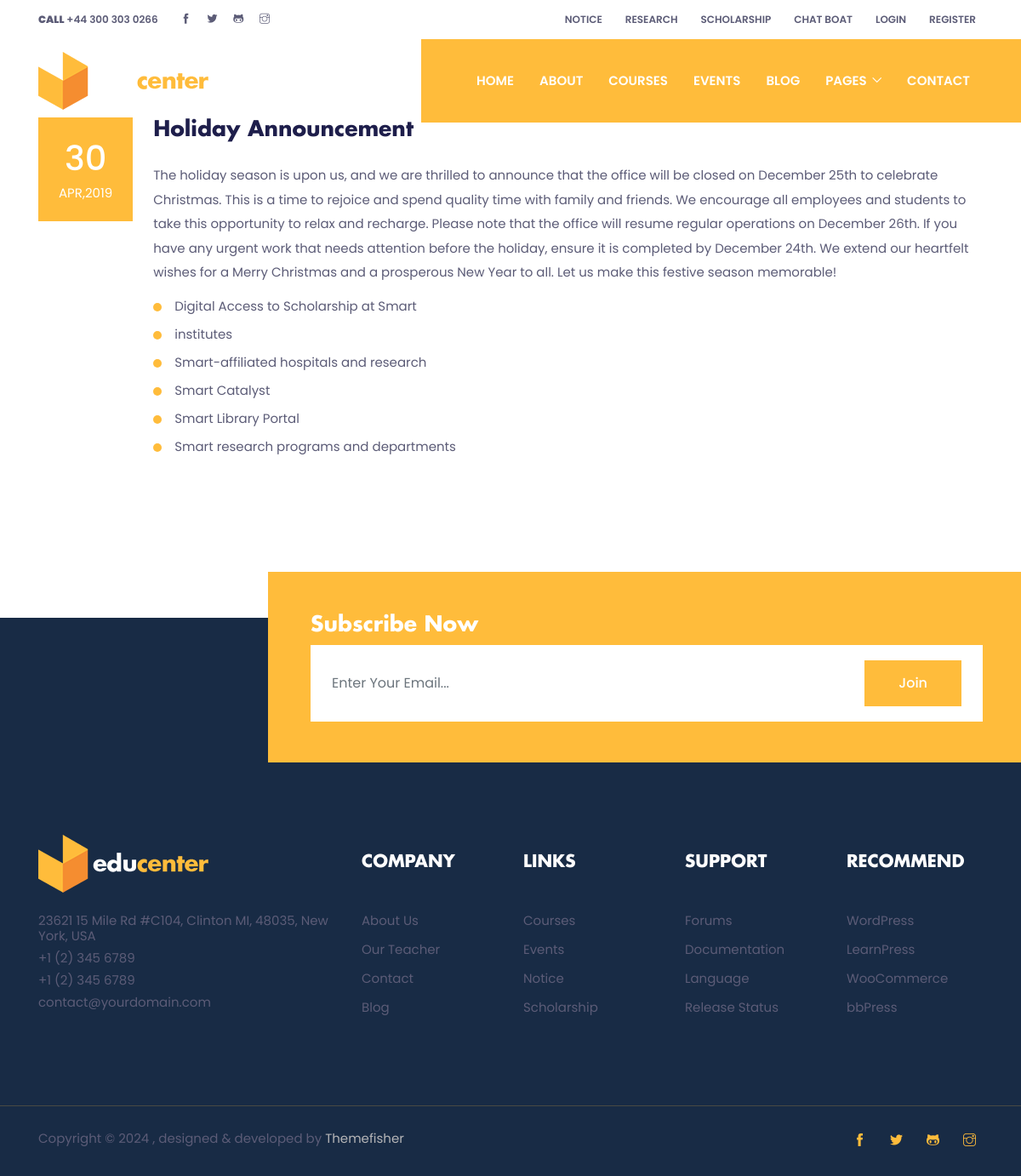
Page /notice/holiday-announcement on the committed database.
### partial/models.py (models this page shows, shortened)
class Notice(models.Model):
  title = models.CharField(max_length=250)
  description = HTMLField()
  slug = AutoSlugField(populate_from='title')
  created = models.DateTimeField(auto_now_add=True)
  updated = models.DateTimeField(auto_now=True)

### partial/views.py (the view)
# urls.py: path('notice/<slug:slug>',singe_notices,name='notice')
def singe_notices(request,slug):
  notice = Notice.objects.get(slug=slug)
  context ={
    "notice":notice
  }
  return render(request, 'singleNotice.html', context)

### partial/templates/singleNotice.html (shortened to what this page needs)
{% extends "base.html" %}
{% block content %}
<section class="section mt-5 ">
  <div class="container">
    <div class="row">
      <div class="col-12">
        <div class="d-flex">
          <div class="text-center mr-4">
            <div class="p-4 bg-primary text-white">
                <span class="h2 d-block">30</span> APR,2019
            </div>
          </div>
          <div>
            <h3 class="mb-4"> {{notice.title}} </h3>
            <p>{{notice.description |safe}} </p>
            <ul class="list-styled mb-5">
              <li>Digital Access to Scholarship at Smart</li>
              <li>institutes</li>
              <li>Smart-affiliated hospitals and research</li>
              <li>Smart Catalyst</li>
              <li>Smart Library Portal</li>
              <li>Smart research programs and departments</li>
            </ul>
          </div>
        </div>
      </div>
    </div>
  </div>
</section>
{% endblock content %}

### static/css/style.css (style rules this page uses)
body { line-height: 1.2; font-family: "Poppins", sans-serif; -webkit-font-smoothing: antialiased; font-size: 15px; color: #5c5c77; }
p, .paragraph { font-weight: 400; color: #5c5c77; font-size: 15px; line-height: 1.9; font-family: "Poppins", sans-serif; }
h1, h2, h3, h4, h5, h6 { color: #1e1e4b; font-family: "futura-bold"; font-weight: 700; line-height: 1.2; }
h2, .h2 { font-size: 40px; }
h3, .h3 { font-size: 25px; }
body { background-color: #fff; overflow-x: hidden; }
ol, ul { list-style-type: none; margin: 0px; }
.section { padding-top: 90px; padding-bottom: 90px; }
.bg-primary { background: #ffbc3b !important; }
.list-styled { padding-left: 25px; }
.list-styled li { position: relative; margin-bottom: 15px; }
.list-styled li::before { position: absolute; content: ""; height: 10px; width: 10px; border-radius: 50%; background: #ffbc3b; left: -25px; top: 5px; }

### rows in the picture
Notice: title "Holiday Announcement", description "The holiday season is upon us, and we are thrilled to announce that the office will be closed on December 25th to celebrate Christmas. This is a time to rejoice and spend quality time with family and friends. We encourage all employees and students to take this opportunity to relax and recharge. Please note that the office will resume regular operations on December 26th. If you have any urgent work that needs attention before the holiday, ensure it is completed by December 24th. We extend our heartfelt wishes for a Merry Christmas and a prosperous New Year to all. Let us make this festive season memorable!"
